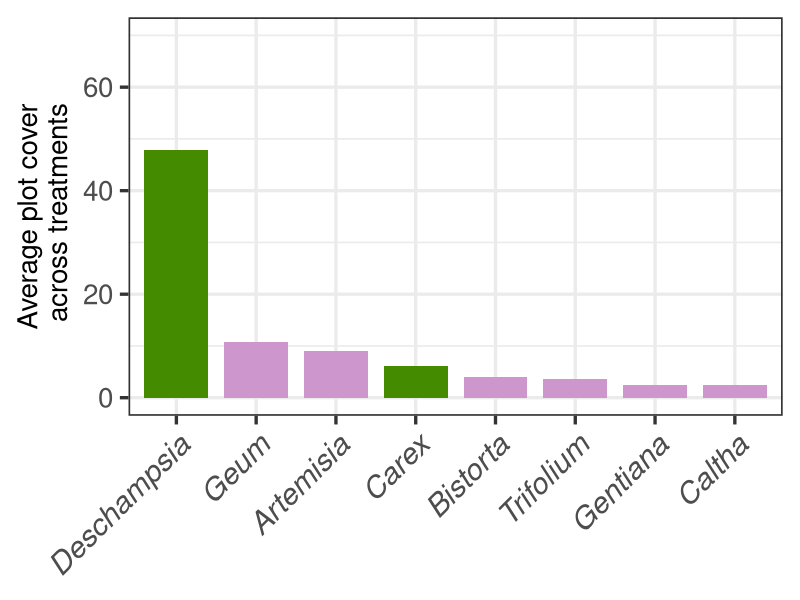
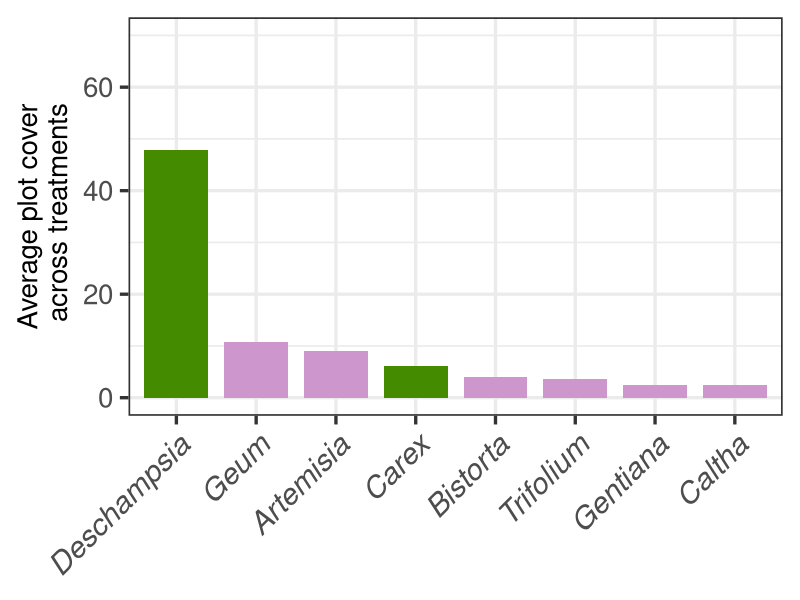

The R script that drew these images, in order:
#Plotting average cover figure for panel 1

#
# Biblioteca
#

library(ggplot2)
library(dplyr)

set.seed(7220)

#Open post-cleaning tidy hit data that is only the focal species
setwd("H:/My Drive/Synchrony/Data/Tidy")
cover <- read.csv("focal.cover.csv")


# Lets remove the pre-treatment data 2006, before any treatments were implemented
cover.2007_2025 <- cover %>% filter(year!=2006)


head(cover.2007_2025)

# Calculate average cover by species
avg.cover <-
  cover.2007_2025 %>%
  group_by(NWT_code)  %>%
  summarize(avg_cover = round(mean(hits), 2))

avg.cover

sprintf("%.2f", avg.cover$avg_cover)

#Add the genus names to avg.cover
genus.ref <- data.frame(NWT_code = c('DESCES', 'GEUROS', 'ARTSCO', 'CARSCO', 
                                     'BISBIS', 'TRIPAR', 'GENALG', 'CALLEP'),
                        genus = c('Deschampsia', 'Geum', 'Artemisia', 'Carex', 
                                  'Bistorta', 'Trifolium', 'Gentiana', 'Caltha'))


avg.cover <- avg.cover %>%
  left_join(genus.ref, by = "NWT_code")

#Make genus a factor, with the level ordered by decreasing cover
avg.cover$genus <- factor(avg.cover$genus, 
                          levels = avg.cover$genus[order(avg.cover$avg_cover, decreasing = TRUE)])

# Barplot
Cover.bar <-
  avg.cover %>%
  ggplot(aes(x=genus, y=avg_cover, fill=genus)) +
  geom_bar(stat='identity', width=0.8) +
  labs(y = "Average plot cover\n across treatments", 
       x = NULL) +
  scale_fill_manual(values = c("Deschampsia" = "chartreuse4",
                               "Carex"       = "chartreuse4",
                               "Geum"        = "plum3",
                               "Artemisia"   = "plum3",
                               "Bistorta"    = "plum3",
                               "Trifolium"   = "plum3",
                               "Gentiana"    = "plum3",
                               "Caltha"      = "plum3")) +
  theme_bw(base_size = 25) +
  theme(axis.text.x = element_text(face = "italic",
                                   vjust = 0,
                                   hjust=0,
                                   size=22), 
        axis.text.y = element_text(size=20),
        axis.title.y = element_text(size=20)) +
  theme(legend.position="none") +
  scale_x_discrete(guide = guide_axis(angle = 45)) +
  scale_y_continuous(limits = c(0, 70), 
                     breaks = seq(0, 70, 20))

Cover.bar

#Save graphic
setwd("H:/My Drive/Synchrony/Graphics")
ggsave(plot=Cover.bar, "Fig.1C_Average.cover.png", height=5, width=6, units="in", dpi=600)
